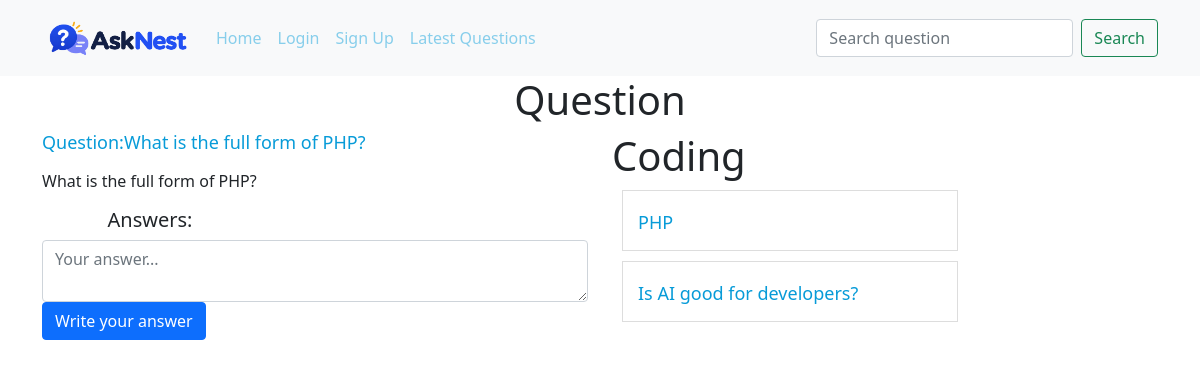
The page /?q-id=4 on the database its author committed.
### tables this page shows
CREATE TABLE `questions` (
  `id` int NOT NULL,
  `title` varchar(255) NOT NULL,
  `description` varchar(255) NOT NULL,
  `category_id` int NOT NULL,
  `user_id` int NOT NULL
);

CREATE TABLE `category` (
  `id` int NOT NULL,
  `name` varchar(100) NOT NULL
);

### client/question-details.php (the view, shortened to what this page needs)
<div class="container">
    <h1 class="heading">Question</h1>
    <div class="row">
        <div class="col-6">
            <?php
            include("./common/db.php");
            $query = "select * from questions where id = $qid";
            $result = $conn->query($query);
            $row = $result->fetch_assoc();
            $cid=$row['category_id'];
            echo "<h4 class='margin-bottom-15 question-title'>Question:".$row['title']."</h4>
            <p class='margin-bottom-15'>".$row['description']."</p>";
            include("answers.php")
            ?>
            <form action="./server/request.php" method="post">
                <textarea name="answer" class="form-control class='margin-bottom-15'" placeholder="Your answer..."></textarea>
                <button class="btn btn-primary">Write your answer</button>
            </form>
        </div>
        <div class="col-4">
            <?php
            $categoryQuery = "select name from category where id=$cid";
            $categoryResult = $conn->query($categoryQuery);
            $categoryRow = $categoryResult->fetch_assoc();
            echo "<h1>".ucfirst($categoryRow['name'])."</h1>";
            $query = "select * from questions where category_id=$cid and id!=$qid";
            $result = $conn->query($query);
            foreach($result as $row){
                $id = $row['id'];
                $title = $row['title'];
                echo "<div class='question-list'>
                <h4><a href=?q-id=$id>$title</a></h4>
                </div>";
            }
            ?>
        </div>
    </div>
</div>

### public/style.css (style rules this page uses)
a { color: skyblue !important; }
.heading { text-align: center; }
.margin-bottom-15 { margin-bottom: 15px; }
.question-list { border: 1px solid #ddd; padding: 15px; margin: 10px; }
.question-list h4 { margin: 0; padding: 0; }
.question-list a, .question-title { font-size: 18px; text-decoration: none; color: #079bd8 !important; }

### rows shown on the page
questions: title "What is the full form of PHP?", description "What is the full form of PHP?"
category: name "Coding"
questions: title "PHP"
questions: title "Is AI good for developers?"
